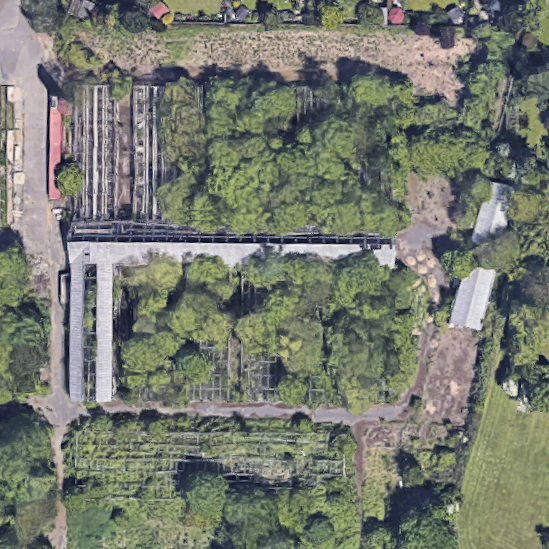
#> input picture domain/deprecated_nsg_cppn/data/maps.jpg, 549 x 549 px
$ python depth2stl.py --filename ../../deprecated_nsg_cppn/data/maps.jpg
#> lines starting #> are read from the running program, lines starting #| are printed output that depends on the picture
#!/usr/bin/python

import numpy as np
import os
from PIL import Image

import sys
sys.path.insert(0,'util/quadric')
from voxelfuse.voxel_model import VoxelModel
from voxelfuse.mesh import Mesh
import argparse

def main(argv):
    parser = argparse.ArgumentParser(description='Personal information')
    parser.add_argument('--filename', dest='filename', type=str, help='Name of depth image')
    parser.add_argument('--maxheight', dest='maxheight', type=str, help='Maximum height in relation to image width/height unit')
    args = parser.parse_args()
    img = read_img(args.filename)
    voxels = create_voxels(img, max_height=int(args.maxheight))
    render_mesh(voxels, args.filename)

def read_img(filename):
#> called with filename = '../../deprecated_nsg_cppn/data/maps.jpg'
    img = Image.open(filename).convert('L')
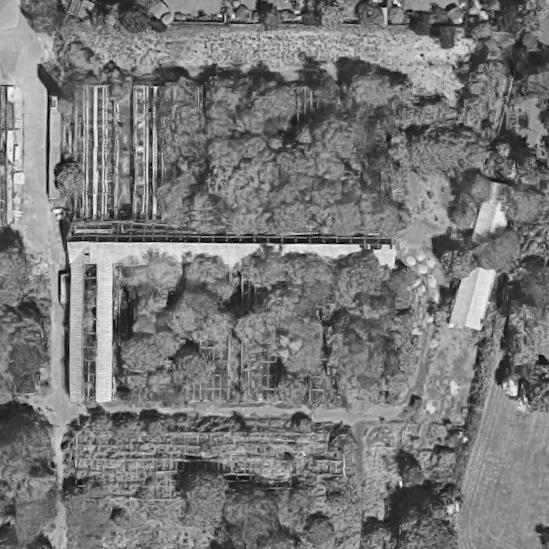
#> img: PIL image 549x549 L; min 0, max 247, mean 119.5
    # The transpose is a bit hacky and only necessary for the OpenFOAM use case
    img = img.transpose(Image.Transpose.FLIP_TOP_BOTTOM)
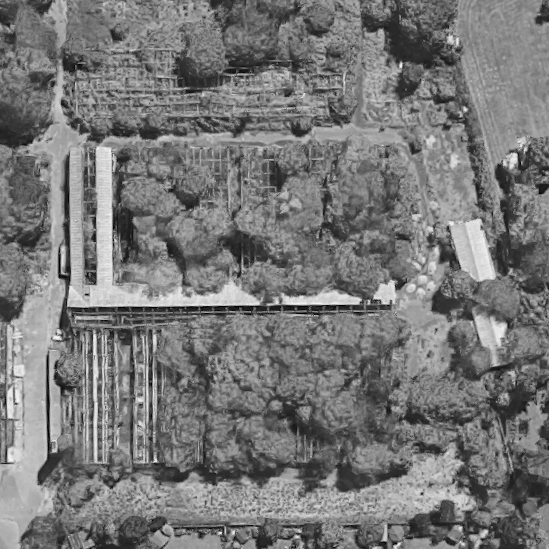
#> img: PIL image 549x549 L; min 0, max 247, mean 119.5
    img = img.transpose(Image.Transpose.FLIP_LEFT_RIGHT)
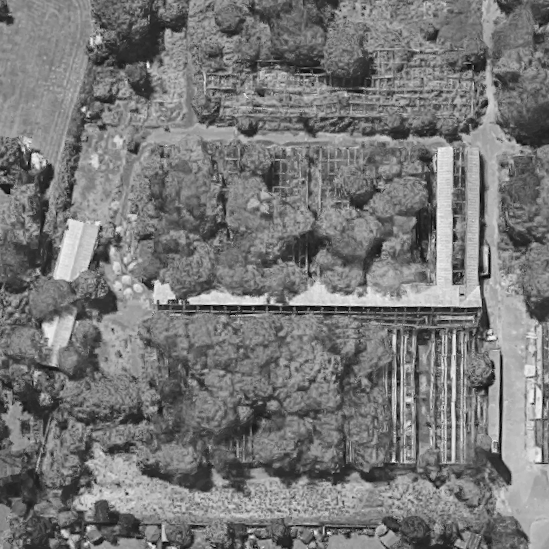
#> img: PIL image 549x549 L; min 0, max 247, mean 119.5
    img = np.array(img)
    return img

def create_voxels(img, max_height=3):
    voxels = np.zeros([img.shape[0], img.shape[1], max_height])
    # Z = np.floor(Z).astype(int)
    img = img/255
    img = img * max_height
    img = img.astype(int)
    print(img)
    for x in range(img.shape[0]):
        for y in range(img.shape[1]):
            for z in range(img[x,y]):
                voxels[x, y, z] = 1

    return voxels

def render_mesh(img, filename):
    model = VoxelModel(img)  # , generateMaterials(4)  4 is aluminium.
    mesh = Mesh.fromVoxelModel(model)
    split = os.path.splitext(filename)
    fname = split[0]
    mesh.export(fname + '.stl')


if __name__ == "__main__":
#> (the run stopped early here; a loop or call above may not have finished)
